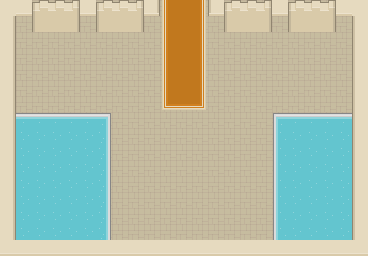

A level layout from a 2D game, rendered from its tile map. Below: a short description, then the map file with tile-grid data replaced by summaries:
An orthogonal 23x16 tile map with 16x16 px tiles, 6 tile layers (Floor01, Floor02, Wall01, Decorations, ...), 1 hidden layer not drawn, 8 tilesets.

<map version="1.2" tiledversion="1.2.2" orientation="orthogonal" renderorder="right-down" width="23" height="16" tilewidth="16" tileheight="16" infinite="0" nextlayerid="56" nextobjectid="1">
 <tileset firstgid="1" name="Sheet01" tilewidth="16" tileheight="16" spacing="1" tilecount="1767" columns="57">
  <image source="Sptites/Sheet01.png" width="968" height="527" />
 </tileset>
 <tileset firstgid="1768" source="tsx/Dungeon01.tsx" />
 <tileset firstgid="2290" source="tsx/City01.tsx" />
 <tileset firstgid="3354" source="tsx/tech.tsx" />
 <tileset firstgid="4410" source="tsx/red.tsx" />
 <tileset firstgid="4411" source="tsx/Indoor01.tsx" />
 <tileset firstgid="4897" source="tsx/Sheet02.tsx" />
 <tileset firstgid="5383" source="tsx/Editados.tsx" />
 <layer id="49" name="Floor01" width="23" height="16">
  <data>[368 cells, 368 non-empty, 1 distinct tile ids]</data>
 </layer>
 <layer id="50" name="Floor02" width="23" height="16">
  <data>[368 cells, 21 non-empty, 6 distinct tile ids]</data>
 </layer>
 <layer id="51" name="Floor03" width="23" height="16" visible="0" opacity="0.46">
  <data>[368 cells, 40 non-empty, 1 distinct tile ids]</data>
 </layer>
 <layer id="52" name="Wall01" width="23" height="16">
  <data>[368 cells, 171 non-empty, 17 distinct tile ids]</data>
 </layer>
 <layer id="53" name="Decorations" width="23" height="16">
  <data>[368 cells, 0 non-empty, 0 distinct tile ids]</data>
 </layer>
 <layer id="54" name="Ceilings01" width="23" height="16">
  <data>[368 cells, 0 non-empty, 0 distinct tile ids]</data>
 </layer>
 <layer id="55" name="Collisions" width="23" height="16" opacity="0">
  <data>[368 cells, 108 non-empty, 1 distinct tile ids]</data>
 </layer>
</map>
